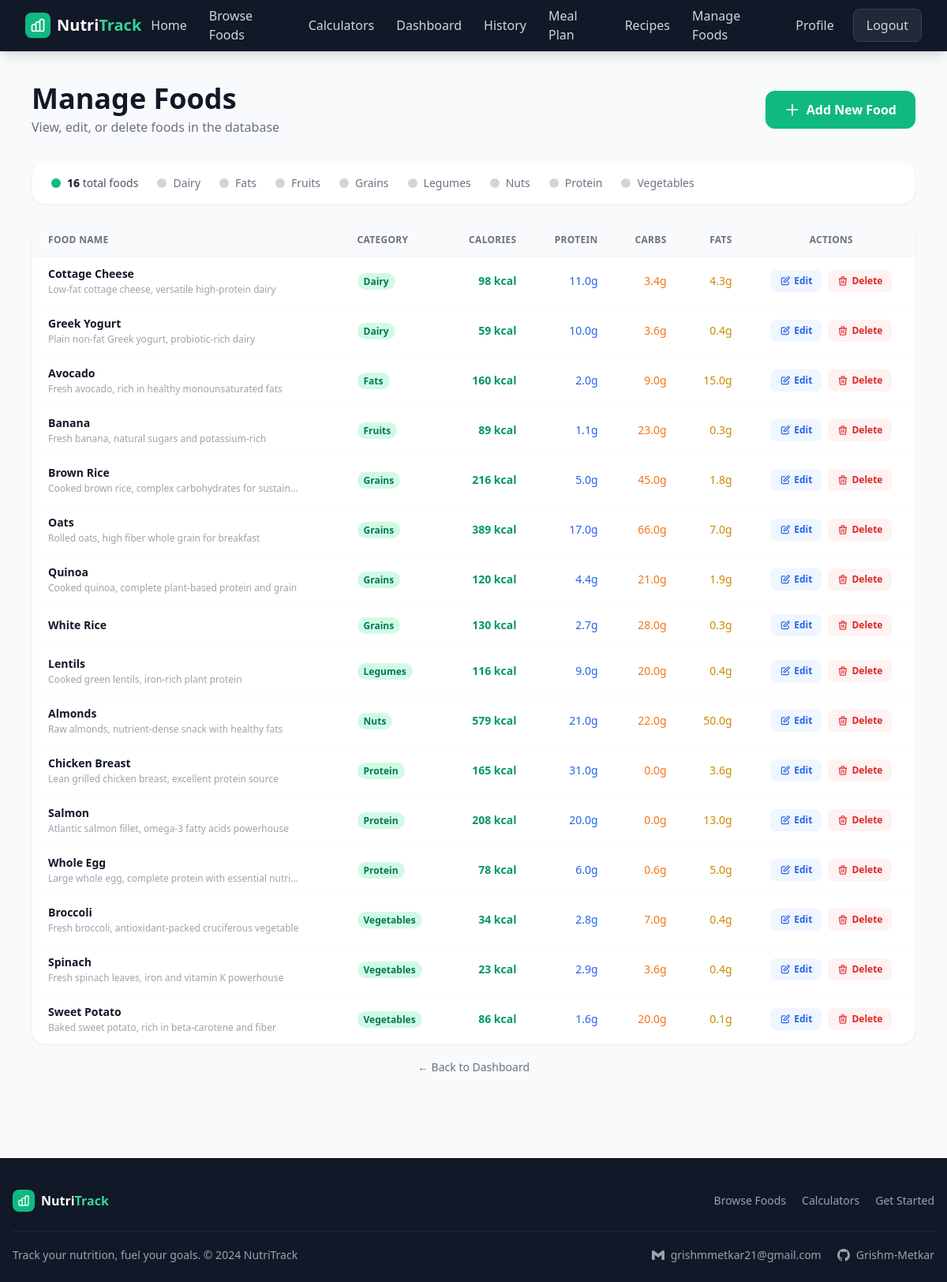
Screenshot of /manage-foods (signed in) with the database file from the repository.
### tables this page shows
CREATE TABLE foods (
                id INTEGER PRIMARY KEY AUTOINCREMENT,
                name TEXT NOT NULL,
                calories REAL NOT NULL,
                protein REAL NOT NULL,
                carbs REAL NOT NULL,
                fats REAL NOT NULL,
                category TEXT NOT NULL,
                description TEXT
            , external_code TEXT, source TEXT NOT NULL DEFAULT 'local');

### app.py (the view)
@app.route("/manage-foods")
@login_required
def manage_foods():
    db = get_db()
    all_foods = db.execute("SELECT * FROM foods ORDER BY category, name").fetchall()
    categories = db.execute("SELECT DISTINCT category FROM foods ORDER BY category").fetchall()
    return render_template("manage_foods.html", foods=all_foods, categories=categories)

### app.py (called while the page is built)
def get_db():
    db = getattr(g, "_database", None)
    if db is None:
        db = g._database = sqlite3.connect(DATABASE)
        db.row_factory = sqlite3.Row
    return db

@app.teardown_appcontext
def close_connection(exception):
    db = getattr(g, "_database", None)
    if db is not None:
        db.close()

def login_required(f):
    from functools import wraps
    @wraps(f)
    def decorated(*args, **kwargs):
        if "user_id" not in session:
            flash("Please log in to access this page.", "warning")
            return redirect(url_for("login"))
        return f(*args, **kwargs)
    return decorated

### templates/manage_foods.html (shortened to what this page needs)
{% extends "base.html" %}
{% block content %}
<div class="max-w-6xl mx-auto px-4 py-10">
  <div class="flex flex-col sm:flex-row justify-between items-start sm:items-center gap-4 mb-8">
    <div>
      <h1 class="text-4xl font-extrabold text-gray-900">Manage Foods</h1>
      <p class="text-gray-500 mt-1">View, edit, or delete foods in the database</p>
    </div>
    <a href="/manage-foods/add" class="bg-emerald-500 hover:bg-emerald-600 text-white font-bold px-6 py-3 rounded-xl transition-colors flex items-center gap-2 shadow-sm">
      <svg class="w-5 h-5" fill="none" stroke="currentColor" viewBox="0 0 24 24">
        <path stroke-linecap="round" stroke-linejoin="round" stroke-width="2" d="M12 4v16m8-8H4"/>
      </svg>
      Add New Food
    </a>
  </div>
  <div class="bg-white rounded-2xl border border-gray-100 shadow-sm px-6 py-4 mb-6 flex flex-wrap gap-6">
    <div class="flex items-center gap-2">
      <div class="w-3 h-3 rounded-full bg-emerald-500"></div>
      <span class="text-gray-600 text-sm"><strong class="text-gray-900">{{ foods|length }}</strong> total foods</span>
    </div>
    {% for cat in categories %}
    <div class="flex items-center gap-2">
      <div class="w-3 h-3 rounded-full bg-gray-300"></div>
      <span class="text-gray-500 text-sm">{{ cat['category'] }}</span>
    </div>
    {% endfor %}
  </div>
  <div class="bg-white rounded-2xl shadow-sm border border-gray-100 overflow-hidden">
    <div class="overflow-x-auto">
      <table class="w-full text-sm">
        <thead>
          <tr class="bg-gray-50 border-b border-gray-100 text-left text-xs font-semibold text-gray-500 uppercase tracking-wide">
            <th class="px-5 py-3">Food Name</th>
            <th class="px-5 py-3">Category</th>
            <th class="px-5 py-3 text-right">Calories</th>
            <th class="px-5 py-3 text-right">Protein</th>
            <th class="px-5 py-3 text-right">Carbs</th>
            <th class="px-5 py-3 text-right">Fats</th>
            <th class="px-5 py-3 text-center">Actions</th>
          </tr>
        </thead>
        <tbody class="divide-y divide-gray-50">
          {% for food in foods %}
          <tr class="hover:bg-gray-50 transition-colors">
            <td class="px-5 py-3">
              <div class="font-semibold text-gray-900">{{ food['name'] }}</div>
              {% if food['description'] %}
              <div class="text-xs text-gray-400 mt-0.5 max-w-xs truncate">{{ food['description'] }}</div>
              {% endif %}
            </td>
            <td class="px-5 py-3">
              <span class="bg-emerald-100 text-emerald-700 text-xs font-semibold px-2 py-0.5 rounded-full">{{ food['category'] }}</span>
            </td>
            <td class="px-5 py-3 text-right font-semibold text-emerald-600">{{ food['calories']|int }} kcal</td>
            <td class="px-5 py-3 text-right text-blue-600 font-medium">{{ food['protein'] }}g</td>
            <td class="px-5 py-3 text-right text-orange-500 font-medium">{{ food['carbs'] }}g</td>
            <td class="px-5 py-3 text-right text-yellow-600 font-medium">{{ food['fats'] }}g</td>
            <td class="px-5 py-3">
              <div class="flex items-center justify-center gap-2">
                <a href="/manage-foods/edit/{{ food['id'] }}" class="bg-blue-50 hover:bg-blue-100 text-blue-600 font-semibold px-3 py-1.5 rounded-lg transition-colors text-xs flex items-center gap-1">
                  <svg class="w-3.5 h-3.5" fill="none" stroke="currentColor" viewBox="0 0 24 24">
                    <path stroke-linecap="round" stroke-linejoin="round" stroke-width="2" d="M11 5H6a2 2 0 00-2 2v11a2 2 0 002 2h11a2 2 0 002-2v-5m-1.414-9.414a2 2 0 112.828 2.828L11.828 15H9v-2.828l8.586-8.586z"/>
                  </svg>
                  Edit
                </a>
                <form method="POST" action="/manage-foods/delete/{{ food['id'] }}" onsubmit="return confirm('Delete \'{{ food['name'] }}\'? This cannot be undone.')">
                  <button type="submit" class="bg-red-50 hover:bg-red-100 text-red-600 font-semibold px-3 py-1.5 rounded-lg transition-colors text-xs flex items-center gap-1">
                    <svg class="w-3.5 h-3.5" fill="none" stroke="currentColor" viewBox="0 0 24 24">
                      <path stroke-linecap="round" stroke-linejoin="round" stroke-width="2" d="M19 7l-.867 12.142A2 2 0 0116.138 21H7.862a2 2 0 01-1.995-1.858L5 7m5 4v6m4-6v6m1-10V4a1 1 0 00-1-1h-4a1 1 0 00-1 1v3M4 7h16"/>
                    </svg>
                    Delete
                  </button>
                </form>
              </div>
            </td>
          </tr>
          {% endfor %}
        </tbody>
      </table>
    </div>
  </div>
  <div class="mt-4 text-center">
    <a href="/dashboard" class="text-gray-500 hover:text-gray-700 text-sm">← Back to Dashboard</a>
  </div>
</div>
{% endblock %}

### rows the page displays
foods: name "Cottage Cheese", description "Low-fat cottage cheese, versatile high-protein dairy", category "Dairy", calories "98", protein "11.0", carbs "3.4", fats "4.3"
foods: name "Greek Yogurt", description "Plain non-fat Greek yogurt, probiotic-rich dairy", category "Dairy", calories "59", protein "10.0", carbs "3.6", fats "0.4"
foods: name "Avocado", description "Fresh avocado, rich in healthy monounsaturated fats", category "Fats", calories "160", protein "2.0", carbs "9.0", fats "15.0"
foods: name "Banana", description "Fresh banana, natural sugars and potassium-rich", category "Fruits", calories "89", protein "1.1", carbs "23.0", fats "0.3"
foods: name "Brown Rice", description "Cooked brown rice, complex carbohydrates for sustain…", category "Grains", calories "216", protein "5.0", carbs "45.0", fats "1.8"
foods: name "Oats", description "Rolled oats, high fiber whole grain for breakfast", category "Grains", calories "389", protein "17.0", carbs "66.0", fats "7.0"
foods: name "Quinoa", description "Cooked quinoa, complete plant-based protein and grain", category "Grains", calories "120", protein "4.4", carbs "21.0", fats "1.9"
foods: name "White Rice", category "Grains", calories "130", protein "2.7", carbs "28.0", fats "0.3"
foods: name "Lentils", description "Cooked green lentils, iron-rich plant protein", category "Legumes", calories "116", protein "9.0", carbs "20.0", fats "0.4"
foods: name "Almonds", description "Raw almonds, nutrient-dense snack with healthy fats", category "Nuts", calories "579", protein "21.0", carbs "22.0", fats "50.0"
foods: name "Chicken Breast", description "Lean grilled chicken breast, excellent protein source", category "Protein", calories "165", protein "31.0", carbs "0.0", fats "3.6"
foods: name "Salmon", description "Atlantic salmon fillet, omega-3 fatty acids powerhouse", category "Protein", calories "208", protein "20.0", carbs "0.0", fats "13.0"
foods: name "Whole Egg", description "Large whole egg, complete protein with essential nutri…", category "Protein", calories "78", protein "6.0", carbs "0.6", fats "5.0"
foods: name "Broccoli", description "Fresh broccoli, antioxidant-packed cruciferous vegetable", category "Vegetables", calories "34", protein "2.8", carbs "7.0", fats "0.4"
foods: name "Spinach", description "Fresh spinach leaves, iron and vitamin K powerhouse", category "Vegetables", calories "23", protein "2.9", carbs "3.6", fats "0.4"
foods: name "Sweet Potato", description "Baked sweet potato, rich in beta-carotene and fiber", category "Vegetables", calories "86", protein "1.6", carbs "20.0", fats "0.1"

### other values shown
{{ foods|length }} "16"
{{ cat['category'] }} "Dairy" "Fats" "Fruits" "Grains" "Legumes" "Nuts" "Protein" "Vegetables"
